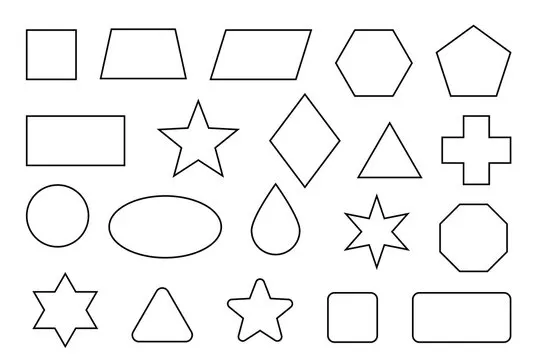
#> input picture Shapes.webp, 540 x 360 px, found by its file name
$ jupyter execute 'Sample 1.ipynb'
#> lines starting #> are read from the running program, lines starting #| are printed output that depends on the picture; after the words box and inside, x2 and y2 are one past the last pixel; in counts of white or black regions, pixels touching at a corner belong together
[cell 1]
import cv2
import numpy as np
import matplotlib.pyplot as plt

def displayImage(image, title='Original Img', colored=None):
    plt.figure(figsize=(10, 10))
    if colored:
        plt.imshow(image[:,:,::-1]) # converting from bgr to rgb
    else:
        plt.imshow(image, cmap='gray')
    plt.axis("off")
    plt.title(title)
    plt.show()

def display2Images(img1, img2):
    fig= plt.figure(figsize=(10,20))
    fig.add_subplot(1, 2, 1)
    plt.imshow(img1, cmap='gray')
    plt.axis('off')
    plt.title("First")

    fig.add_subplot(1, 2, 2)
    plt.imshow(img2, cmap='gray')
    plt.axis('off')
    plt.title("Second")
    plt.show()

[cell 2]
image = cv2.imread(r'C:\Users\navee\OneDrive\Videos\Image Segmentation & Edge Detection\Shapes.webp')
#> image is the input picture: shape (360, 540, 3); mean B, G, R 244.4, 244.4, 244.4


# Blur the image to remove noise ------------------------
blurred_image = cv2.GaussianBlur(image.copy(), (5,5), 0)
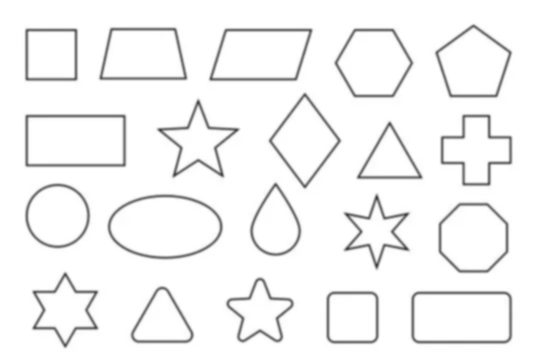
#> blurred_image: shape (360, 540, 3); mean B, G, R 244.4, 244.4, 244.4

# Apply canny edge detection -----------------------------
edges = cv2.Canny(blurred_image, 100, 160)
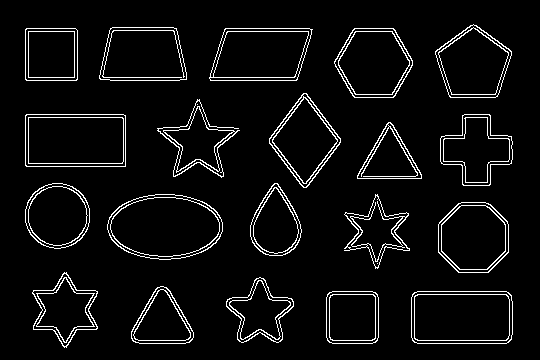
#> edges: shape (360, 540); 5.4% white in thin lines or dots, all inside (x1, y1, x2, y2) = (25, 24, 513, 348)

# detecting contours -----------------------------------
contours, _ = cv2.findContours(edges, mode=cv2.RETR_EXTERNAL, method=cv2.CHAIN_APPROX_NONE)
#> contours = 21 contours, 1 with area under 20; largest, box (x1, y1, x2, y2) and area: (107, 194, 223, 260) 5874, (25, 114, 126, 167) 5198, (411, 291, 513, 344) 5192, (209, 28, 313, 81) 4581, (334, 28, 413, 98) 4140

# Draw the contours --------------------------------------
image_copy = image.copy()
cv2.drawContours(image_copy, contours, -1, (0, 255, 0), 2)
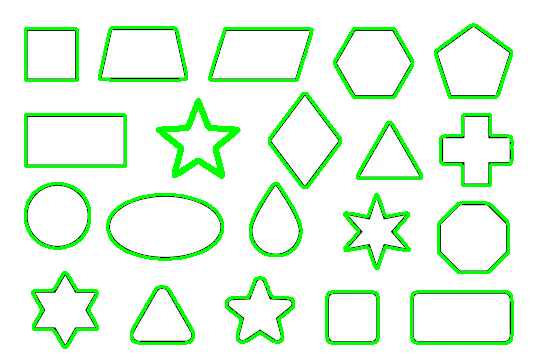
#> image_copy: shape (360, 540, 3); 8.66% of pixels changed, all inside (x1, y1, x2, y2) = (24, 23, 514, 349)


# Display the image ---------------------------------------
displayImage(edges, title='edges')
displayImage(image_copy, colored=1)

# Create masks and draw each contour alone  ---------------
for contour in contours:
    # Create empty mask
    mask = np.zeros(image.shape[:2], np.uint8)

    # Draw each contour on mask
    cv2.drawContours(mask, [contour],-1, 255, -1)

    # Apply mask to image
    masked = cv2.bitwise_and(image, image, mask=mask)
    sum = np.sum(mask)
    print (sum)

    if sum > 6000000: #this summnig ensure that the countour is a real card or noise, and display it ^_^
        display2Images(mask, masked)
#> this loop made 21 passes
#> sum on passes 1 to 12: 1360935, 702015, 612000, 636225, 711705, 1063605, 557175, 1532040, 661725, 866490, 530910, 859605
#> (contour, sum) on pass 14: ([[197, 104]], 255)
#| 1360935
#| 702015
#| 612000
#| 636225
#| 711705
#| 1063605
#| 557175
#| 1532040
#> (further printed lines are left out)
#> pass 1, `masked = cv2.bitwise_and(image, image, mask=mask)`:
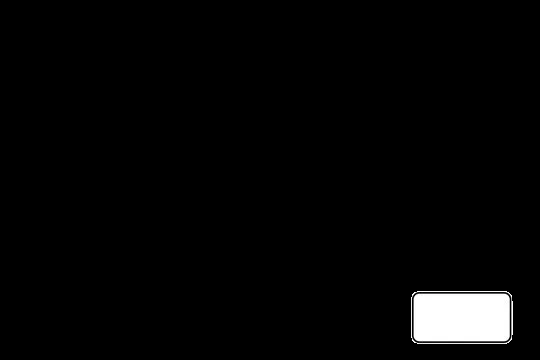
#> masked: shape (360, 540, 3); mean B, G, R 6.4, 6.4, 6.4
#> pass 2, `masked = cv2.bitwise_and(image, image, mask=mask)`:
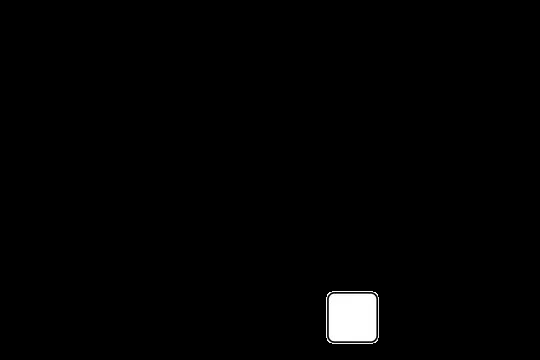
#> masked: shape (360, 540, 3); mean B, G, R 3.2, 3.2, 3.2
#> pass 3, `masked = cv2.bitwise_and(image, image, mask=mask)`:
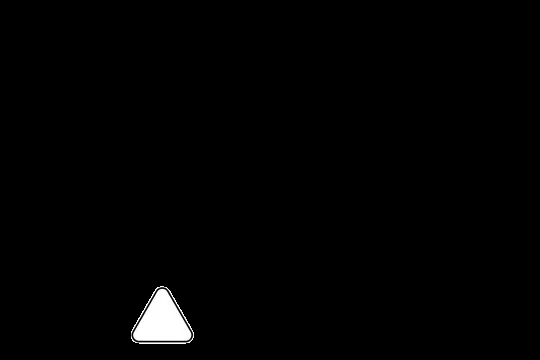
#> masked: shape (360, 540, 3); mean B, G, R 2.7, 2.7, 2.7
#> after the loop:
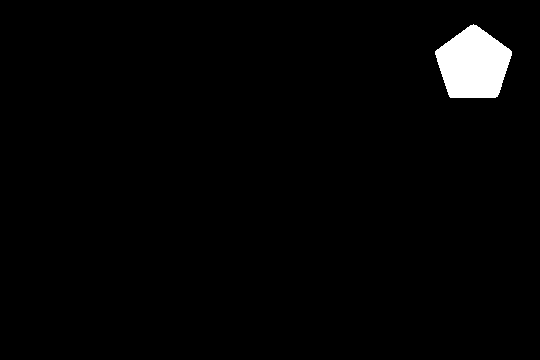
#> mask: shape (360, 540); 2.1% white; 1 white region, box (x1, y1, x2, y2) and area: (435, 24, 512, 98) 4057
